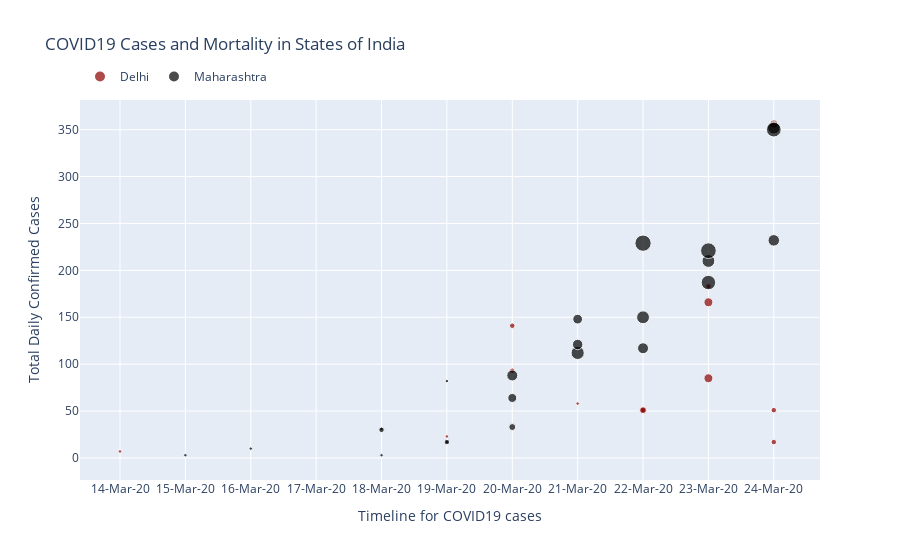

Notebook code cell kept with this figure:
### Code cell
trace0 = go.Scatter(x=statedata.Date,
                    y=statedata.DL[statedata.Status == 'Confirmed'],
                    mode='markers',
                    marker = {'size':np.log(1+statedata.DL[statedata.Status == 'Deceased'])*5,
                             'color':'darkred',
                             'colorscale':'Portland',
                             'showscale':False},
                    showlegend=True,
                   name = 'Delhi')

trace1 = go.Scatter(x=statedata.Date,
                    y=statedata.MH[statedata.Status == 'Confirmed'],
                    mode='markers',
                    marker = {'size':np.log(1+statedata.MH[statedata.Status == 'Deceased'])*5,
                             'color':'black',
                             'colorscale':'Portland',
                             'showscale':False},
                    showlegend=True,
                   name = 'Maharashtra')

layout = {'title':'COVID19 Cases and Mortality in States of India',
         'xaxis':{'title':'Timeline for COVID19 cases',
                  'zeroline':False},
         'yaxis':{'title':'Total Daily Confirmed Cases',
                  'zeroline':False},
         'legend':{'orientation':'h',
                   'itemsizing': 'constant',
                  'x':0,'y':1.1
                  }
         }

data = [trace0,trace1]
iplot({'data':data,'layout':layout})

### Figure 1 — Plotly figure (JSON) as saved in the notebook; plotly's stock layout.template omitted (floating-point values rounded to 4 significant figures)
{"data": [{"marker": {"color": "darkred", "colorscale": [[0, "rgb(12,51,131)"], [0.25, "rgb(10,136,186)"], [0.5, "rgb(242,211,56)"], [0.75, "rgb(242,143,56)"], [1, "rgb(217,30,30)"]], "showscale": false, "size": [3.466, 0, 0, 0, 0, 0, 0, 0, 0, 0, 0, 0, 0, 0, 0, 3.466, 0, 0, 0, 5.493, 5.493, 0, 3.466, 0, 5.493, 0, 6.931, 5.493, 8.959, 8.959, 8.047, 5.493, 5.493]}, "mode": "markers", "name": "Delhi", "showlegend": true, "type": "scatter", "x": ["14-Mar-20", "14-Mar-20", "14-Mar-20", "15-Mar-20", "15-Mar-20", "15-Mar-20", "16-Mar-20", "16-Mar-20", "16-Mar-20", "17-Mar-20", "17-Mar-20", "17-Mar-20", "18-Mar-20", "18-Mar-20", "18-Mar-20", "19-Mar-20", "19-Mar-20", "19-Mar-20", "20-Mar-20", "20-Mar-20", "20-Mar-20", "21-Mar-20", "21-Mar-20", "21-Mar-20", "22-Mar-20", "22-Mar-20", "22-Mar-20", "23-Mar-20", "23-Mar-20", "23-Mar-20", "24-Mar-20", "24-Mar-20", "24-Mar-20", "25-Mar-20", "25-Mar-20", "25-Mar-20", "26-Mar-20", "26-Mar-20", "26-Mar-20", "27-Mar-20", "27-Mar-20", "27-Mar-20", "28-Mar-20", "28-Mar-20", "28-Mar-20", "29-Mar-20", "29-Mar-20", "29-Mar-20", "30-Mar-20", "30-Mar-20", "30-Mar-20", "31-Mar-20", "31-Mar-20", "31-Mar-20", "1-Apr-20", "1-Apr-20", "1-Apr-20", "2-Apr-20", "2-Apr-20", "2-Apr-20", "3-Apr-20", "3-Apr-20", "3-Apr-20", "4-Apr-20", "4-Apr-20", "4-Apr-20", "5-Apr-20", "5-Apr-20", "5-Apr-20", "6-Apr-20", "6-Apr-20", "6-Apr-20", "7-Apr-20", "7-Apr-20", "7-Apr-20", "8-Apr-20", "8-Apr-20", "8-Apr-20", "9-Apr-20", "9-Apr-20", "9-Apr-20", "10-Apr-20", "10-Apr-20", "10-Apr-20", "11-Apr-20", "11-Apr-20", "11-Apr-20", "12-Apr-20", "12-Apr-20", "12-Apr-20", "13-Apr-20", "13-Apr-20", "13-Apr-20", "14-Apr-20", "14-Apr-20", "14-Apr-20", "15-Apr-20", "15-Apr-20", "15-Apr-20", null], "y": [7, 0, 0, 1, 2, 4, 6, 7, 0, 3, 0, 5, 1, 4, 9, 23, 25, 23, 32, 141, 93, 59, 58, 22, 51, 93, 51, 183, 166, 85, 356, 51, 17]}, {"marker": {"color": "black", "colorscale": [[0, "rgb(12,51,131)"], [0.25, "rgb(10,136,186)"], [0.5, "rgb(242,211,56)"], [0.75, "rgb(242,143,56)"], [1, "rgb(217,30,30)"]], "showscale": false, "size": [0, 0, 0, 3.466, 0, 0, 0, 0, 3.466, 0, 0, 0, 3.466, 3.466, 5.493, 3.466, 5.493, 3.466, 6.931, 10.99, 8.959, 9.73, 13.2, 10.4, 12.82, 10.99, 16.29, 12.82, 14.45, 15.68, 12.42, 14.72, 11.51]}, "mode": "markers", "name": "Maharashtra", "showlegend": true, "type": "scatter", "x": ["14-Mar-20", "14-Mar-20", "14-Mar-20", "15-Mar-20", "15-Mar-20", "15-Mar-20", "16-Mar-20", "16-Mar-20", "16-Mar-20", "17-Mar-20", "17-Mar-20", "17-Mar-20", "18-Mar-20", "18-Mar-20", "18-Mar-20", "19-Mar-20", "19-Mar-20", "19-Mar-20", "20-Mar-20", "20-Mar-20", "20-Mar-20", "21-Mar-20", "21-Mar-20", "21-Mar-20", "22-Mar-20", "22-Mar-20", "22-Mar-20", "23-Mar-20", "23-Mar-20", "23-Mar-20", "24-Mar-20", "24-Mar-20", "24-Mar-20", "25-Mar-20", "25-Mar-20", "25-Mar-20", "26-Mar-20", "26-Mar-20", "26-Mar-20", "27-Mar-20", "27-Mar-20", "27-Mar-20", "28-Mar-20", "28-Mar-20", "28-Mar-20", "29-Mar-20", "29-Mar-20", "29-Mar-20", "30-Mar-20", "30-Mar-20", "30-Mar-20", "31-Mar-20", "31-Mar-20", "31-Mar-20", "1-Apr-20", "1-Apr-20", "1-Apr-20", "2-Apr-20", "2-Apr-20", "2-Apr-20", "3-Apr-20", "3-Apr-20", "3-Apr-20", "4-Apr-20", "4-Apr-20", "4-Apr-20", "5-Apr-20", "5-Apr-20", "5-Apr-20", "6-Apr-20", "6-Apr-20", "6-Apr-20", "7-Apr-20", "7-Apr-20", "7-Apr-20", "8-Apr-20", "8-Apr-20", "8-Apr-20", "9-Apr-20", "9-Apr-20", "9-Apr-20", "10-Apr-20", "10-Apr-20", "10-Apr-20", "11-Apr-20", "11-Apr-20", "11-Apr-20", "12-Apr-20", "12-Apr-20", "12-Apr-20", "13-Apr-20", "13-Apr-20", "13-Apr-20", "14-Apr-20", "14-Apr-20", "14-Apr-20", "15-Apr-20", "15-Apr-20", "15-Apr-20", null], "y": [14, 18, 6, 3, 3, 4, 4, 12, 10, 23, 10, 15, 3, 31, 30, 17, 17, 82, 33, 88, 64, 148, 112, 121, 150, 117, 229, 210, 187, 221, 352, 350, 232]}], "layout": {"legend": {"itemsizing": "constant", "orientation": "h", "x": 0, "y": 1.1}, "title": {"text": "COVID19 Cases and Mortality in States of India"}, "xaxis": {"title": {"text": "Timeline for COVID19 cases"}, "zeroline": false}, "yaxis": {"title": {"text": "Total Daily Confirmed Cases"}, "zeroline": false}}}
